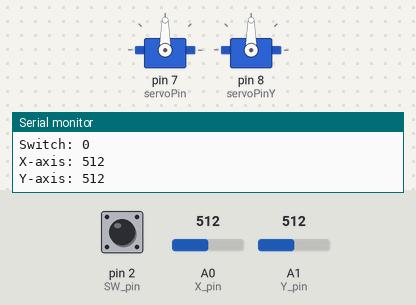
Bench run of a sketch on a simulated Arduino Uno, built with avr-gcc and run on an emulated ATmega328P. On the bench: 2 × servo, the last lines printed to the serial monitor. Inputs (shaded band) come from the test bench; at power-on: A0 (X_pin) = 512, A1 (Y_pin) = 512, pin 2 (SW_pin) HIGH.

Above: at 1.2 s.
1.3 s: A0 (X_pin) set to 716
At 1.6 s:
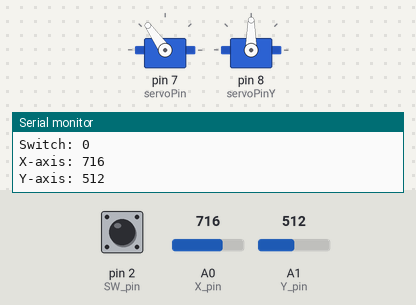
2.8 s: A1 (Y_pin) set to 716
At 3.4 s:
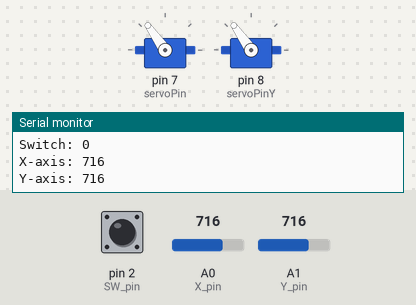
4.3 s: A0 (X_pin) set to 900
At 5.5 s:
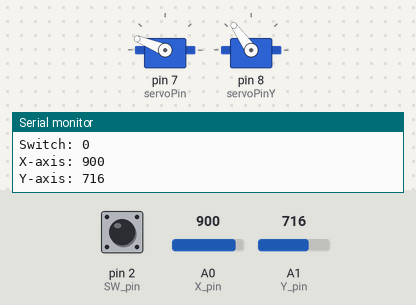
5.8 s: A1 (Y_pin) set to 900
At 6.3 s:
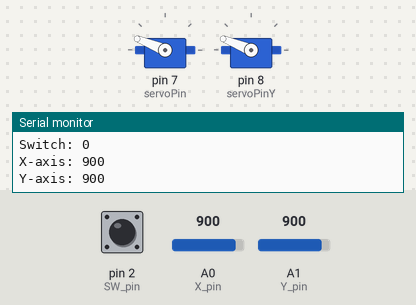
7.3 s: A0 (X_pin) set to 1023
At 8.1 s:
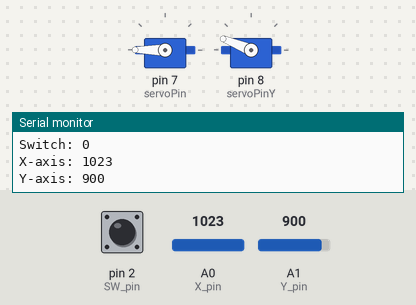
8.8 s: A1 (Y_pin) set to 1023
At 9.8 s:
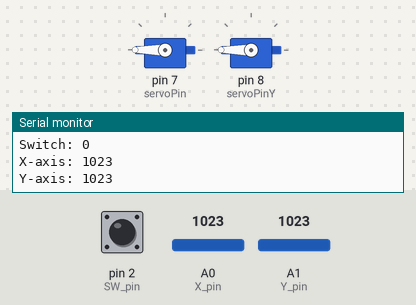
Timing chart, 0 to 11.3 s (numbered marks = the images above; inputs shaded):
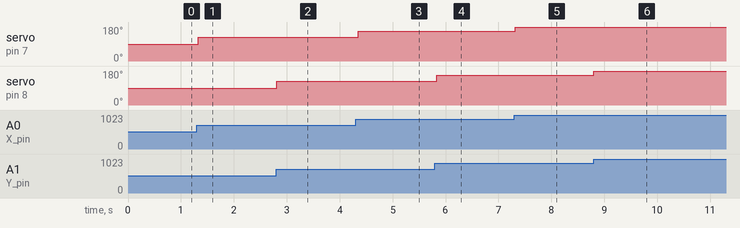

Measured:
- after the input at 1.3 s, servo on pin 7 (servoPin): 90° → 125° at once
- after the input at 2.8 s, servo on pin 8 (servoPinY): 90° → 125° at once
- after the input at 4.3 s, servo on pin 7 (servoPin): 125° → 158° after 0.05 s
- after the input at 5.8 s, servo on pin 8 (servoPinY): 125° → 158° at once
- after the input at 7.3 s, servo on pin 7 (servoPin): 158° → 180° at once
- after the input at 8.8 s, servo on pin 8 (servoPinY): 158° → 180° at once

The sketch:

joystick_to_control_servo.ino
```cpp
// HOW TO ADD A JOYSTICK TO CONTROL YOUR ROBOTIC SYSTEMS:
// Joysticks can move to left(0) to right(1023) (ANALOG pin will control position in X).
// They can also move from down (1023) to up (0) (another ANALOG pin will control position in Y).
// Finally, Joysticks can be pressed, acting as if they were a button or a switch (making a DIGITAL pin will 0 or 1)

// HOW TO CONNECT THE JOYSTICK:
// GND pin to Arduino GND.
// 5V pin to Arduino 5V.
// VRx pin to Arduino ANALOG A0 (controls position in X).
// VRy pin to Arduino ANALOG A1 (controls position in Y).
// SW pin (which stands for "switch") to Arduino DIGITAL 9 (to know if the button is pressed or not).

// Constants:

#include <Servo.h>

Servo servoX, servoY;
const int SW_pin = 2; //DIGITAL pin connected to switch output.
const int X_pin = 0; //ANALOG pin connected to X output.
const int Y_pin = 1; //ANALOG pin connected to Y output.
int servoPin = 7, servoPinY = 8;
int X_val, Y_val;

void setup() {
  pinMode(SW_pin, INPUT);
  digitalWrite(SW_pin, HIGH);
  Serial.begin(115200);
  servoX.attach(servoPin);
  servoY.attach(servoPinY);
}

void loop() {
  Serial.print("Switch: ");
  Serial.print(!digitalRead(SW_pin));
  Serial.print("\n"); //To leave one line empty ("print to new line" order).
  Serial.print("X-axis: ");
  X_val = analogRead(X_pin);
  Serial.print(X_val);
  X_val = map(X_val, 0, 1023, 0, 180);
  servoX.write(X_val);
  Serial.print("\n"); //To leave one line empty ("print to new line" order).
  Serial.print("Y-axis: ");
  Y_val = analogRead(Y_pin);
  Serial.print(Y_val);
  Y_val = map(Y_val, 0, 1023, 0, 180);
  servoY.write(Y_val);
  Serial.print("\n\n"); //To leave one line empty ("print to new line" order).
  delay(50);
}
```
